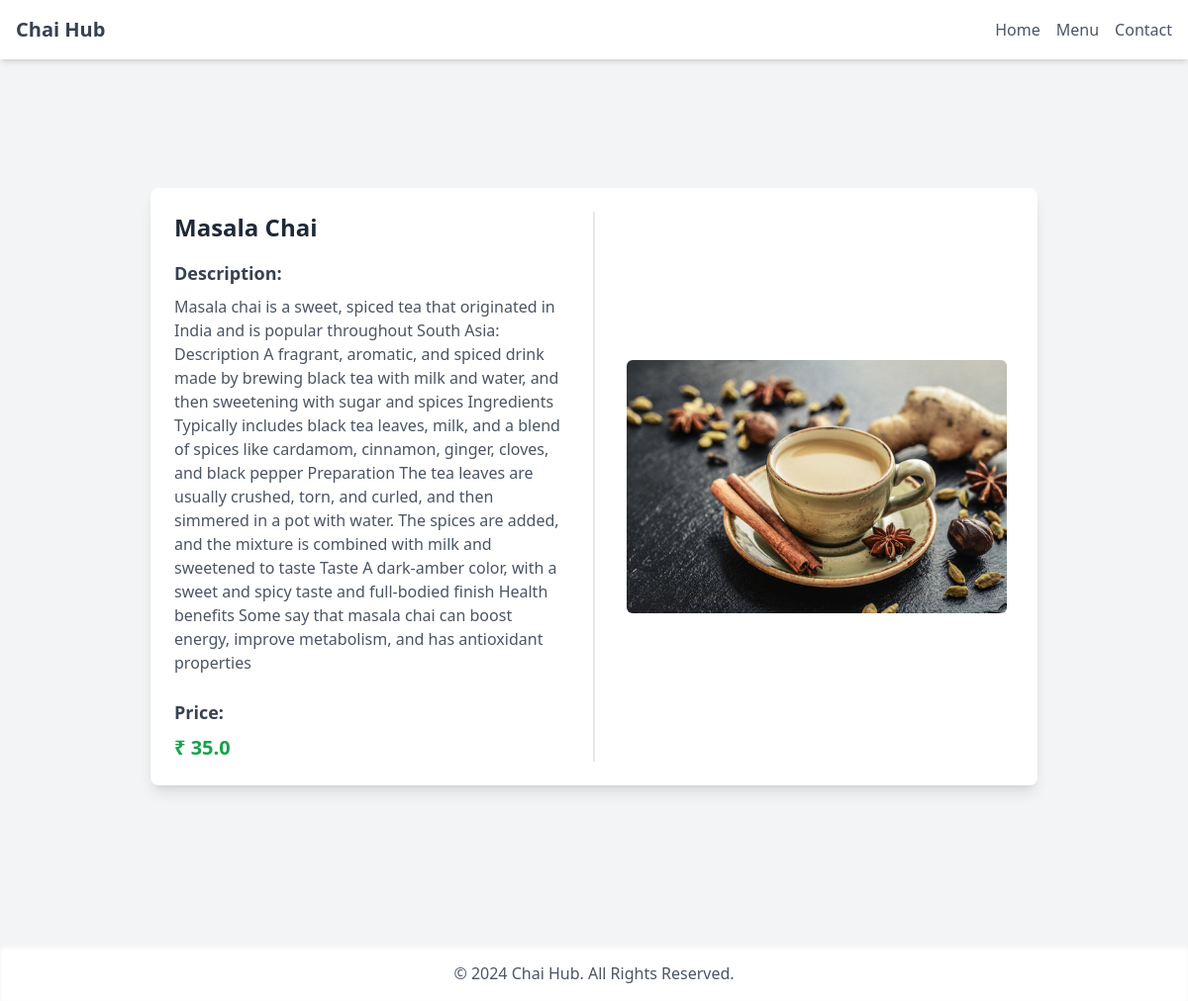
Page /chai/2/ on the committed database.
### chai/models.py (models this page shows, shortened)
class ChaiVarity(models.Model):
    CHAI_TYPE_CHOICE = [
        ('ML','MASALA'),
        ('GR','GINGER'),
        ('KL','KIWI'),
        ('PL','PLAIN'),
        ('EL','ELACHI'),
    ]
    name = models.CharField(max_length=100)
    image = models.ImageField(upload_to='chai/')
    date_added = models.DateTimeField(default=timezone.now)
    type = models.CharField(max_length=2, choices=CHAI_TYPE_CHOICE)
    description = models.TextField(default="")
    price = models.FloatField(default=0)

### chai/views.py (the view)
# urls.py: path('<int:chai_id>/', views.chai_details, name='chai_details'),
def chai_details(request, chai_id):
    chai = get_object_or_404(ChaiVarity, pk=chai_id)
    return render(request, 'chai/chai_details.html', {'chai': chai})

### chai/templates/chai/chai_details.html (shortened to what this page needs)
{% extends "layout.html" %}
{% block content %}
<div class="flex items-center justify-center min-h-screen bg-gray-100">
    <div class="bg-white shadow-lg rounded-lg p-6 w-full max-w-4xl flex flex-col md:flex-row">
        <div class="flex-1 md:border-r-2 md:pr-6">
            <h2 class="text-2xl font-bold text-gray-800 mb-4">{{ chai.name }}</h2>
            <h3 class="text-lg text-gray-700 font-semibold mb-2">Description:</h3>
            <p class="text-gray-600 mb-4">{{ chai.description }}</p>
            <div class="mt-6">
                <h3 class="text-lg text-gray-700 font-semibold mb-2">Price:</h3>
                <p class="text-green-600 font-bold text-xl">₹ {{ chai.price }}</p>
            </div>
        </div>
        <div class="flex-1 flex items-center justify-center mt-6 md:mt-0 md:pl-6">
            <img src="{{ chai.image.url }}" alt="{{ chai.name }}" class="w-full max-w-sm h-auto rounded-md">
        </div>
    </div>
</div>
{% endblock %}

### static/style.css (style rules this page uses)
body { background-color: grey; color: wheat; }

### rows in the picture
ChaiVarity: name "Masala Chai", description "Masala chai is a sweet, spiced tea that originated in India and is popular throughout South Asia: Description A fragrant, aromatic, and spiced drink made by brewing black tea with milk and water, and then sweetening with sugar and spices Ingredients Typically includes black tea leaves, milk, and a blend of spices like cardamom, cinnamon, ginger, cloves, and black pepper Preparation The tea leaves are usually crushed, torn, and curled, and then simmered in a pot with water. The spices are added, and the mixture is combined with milk and sweetened to taste Taste A dark-amber color, with a sweet and spicy taste and full-bodied finish Health benefits Some say that masala chai can boost energy,…", price "35.0", image (picture)
